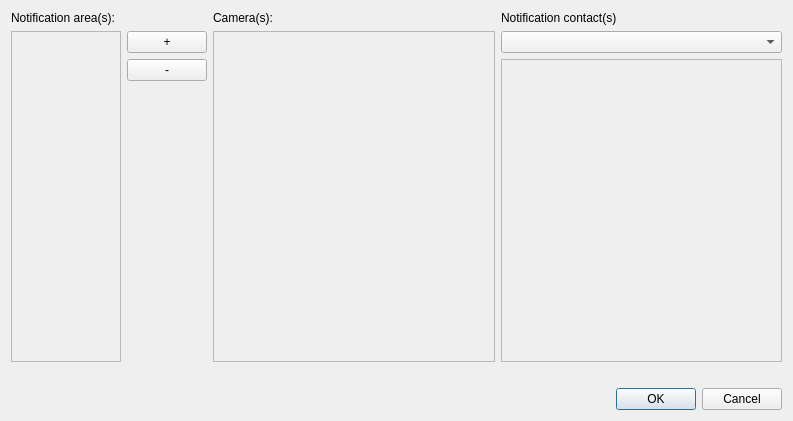
<?xml version="1.0" encoding="UTF-8"?>
<ui version="4.0">
 <class>ConfigureNotificationAreasDialog</class>
 <widget class="QDialog" name="ConfigureNotificationAreasDialog">
  <property name="geometry">
   <rect>
    <x>0</x>
    <y>0</y>
    <width>793</width>
    <height>421</height>
   </rect>
  </property>
  <property name="windowTitle">
   <string>Configure notification area(s)</string>
  </property>
  <layout class="QGridLayout" name="gridLayout">
   <item row="1" column="2">
    <widget class="QPushButton" name="pushButton_add_area">
     <property name="sizePolicy">
      <sizepolicy hsizetype="Fixed" vsizetype="Fixed">
       <horstretch>0</horstretch>
       <verstretch>0</verstretch>
      </sizepolicy>
     </property>
     <property name="text">
      <string>+</string>
     </property>
    </widget>
   </item>
   <item row="2" column="4" rowspan="5">
    <widget class="QScrollArea" name="scrollArea_3">
     <property name="widgetResizable">
      <bool>true</bool>
     </property>
     <widget class="QWidget" name="scrollAreaWidgetContents_contacts">
      <property name="geometry">
       <rect>
        <x>0</x>
        <y>0</y>
        <width>284</width>
        <height>297</height>
       </rect>
      </property>
     </widget>
    </widget>
   </item>
   <item row="9" column="0" colspan="5">
    <widget class="QDialogButtonBox" name="buttonBox">
     <property name="orientation">
      <enum>Qt::Orientation::Horizontal</enum>
     </property>
     <property name="standardButtons">
      <set>QDialogButtonBox::StandardButton::Cancel|QDialogButtonBox::StandardButton::Ok</set>
     </property>
    </widget>
   </item>
   <item row="1" column="4">
    <widget class="QComboBox" name="comboBox_select_notification_method"/>
   </item>
   <item row="8" column="0" colspan="5">
    <widget class="QLabel" name="label_errorMessage">
     <property name="sizePolicy">
      <sizepolicy hsizetype="Preferred" vsizetype="Fixed">
       <horstretch>0</horstretch>
       <verstretch>0</verstretch>
      </sizepolicy>
     </property>
     <property name="text">
      <string/>
     </property>
    </widget>
   </item>
   <item row="0" column="4">
    <widget class="QLabel" name="label_4">
     <property name="text">
      <string>Notification contact(s)</string>
     </property>
    </widget>
   </item>
   <item row="0" column="0">
    <widget class="QLabel" name="label_2">
     <property name="sizePolicy">
      <sizepolicy hsizetype="Preferred" vsizetype="Fixed">
       <horstretch>0</horstretch>
       <verstretch>0</verstretch>
      </sizepolicy>
     </property>
     <property name="text">
      <string>Notification area(s):</string>
     </property>
    </widget>
   </item>
   <item row="0" column="3">
    <widget class="QLabel" name="label_3">
     <property name="text">
      <string>Camera(s):</string>
     </property>
    </widget>
   </item>
   <item row="2" column="2">
    <widget class="QPushButton" name="pushButton_remove_area">
     <property name="sizePolicy">
      <sizepolicy hsizetype="Fixed" vsizetype="Fixed">
       <horstretch>0</horstretch>
       <verstretch>0</verstretch>
      </sizepolicy>
     </property>
     <property name="text">
      <string>-</string>
     </property>
    </widget>
   </item>
   <item row="1" column="0" rowspan="6" colspan="2">
    <widget class="QScrollArea" name="scrollArea">
     <property name="widgetResizable">
      <bool>true</bool>
     </property>
     <widget class="QWidget" name="scrollAreaWidgetContents_notification_areas">
      <property name="geometry">
       <rect>
        <x>0</x>
        <y>0</y>
        <width>108</width>
        <height>327</height>
       </rect>
      </property>
     </widget>
    </widget>
   </item>
   <item row="1" column="3" rowspan="6">
    <widget class="QScrollArea" name="scrollArea_2">
     <property name="widgetResizable">
      <bool>true</bool>
     </property>
     <widget class="QWidget" name="scrollAreaWidgetContents_cameras">
      <property name="geometry">
       <rect>
        <x>0</x>
        <y>0</y>
        <width>284</width>
        <height>327</height>
       </rect>
      </property>
     </widget>
    </widget>
   </item>
  </layout>
 </widget>
 <resources/>
 <connections>
  <connection>
   <sender>buttonBox</sender>
   <signal>accepted()</signal>
   <receiver>ConfigureNotificationAreasDialog</receiver>
   <slot>accept()</slot>
   <hints>
    <hint type="sourcelabel">
     <x>248</x>
     <y>254</y>
    </hint>
    <hint type="destinationlabel">
     <x>157</x>
     <y>274</y>
    </hint>
   </hints>
  </connection>
  <connection>
   <sender>buttonBox</sender>
   <signal>rejected()</signal>
   <receiver>ConfigureNotificationAreasDialog</receiver>
   <slot>reject()</slot>
   <hints>
    <hint type="sourcelabel">
     <x>316</x>
     <y>260</y>
    </hint>
    <hint type="destinationlabel">
     <x>286</x>
     <y>274</y>
    </hint>
   </hints>
  </connection>
 </connections>
</ui>
